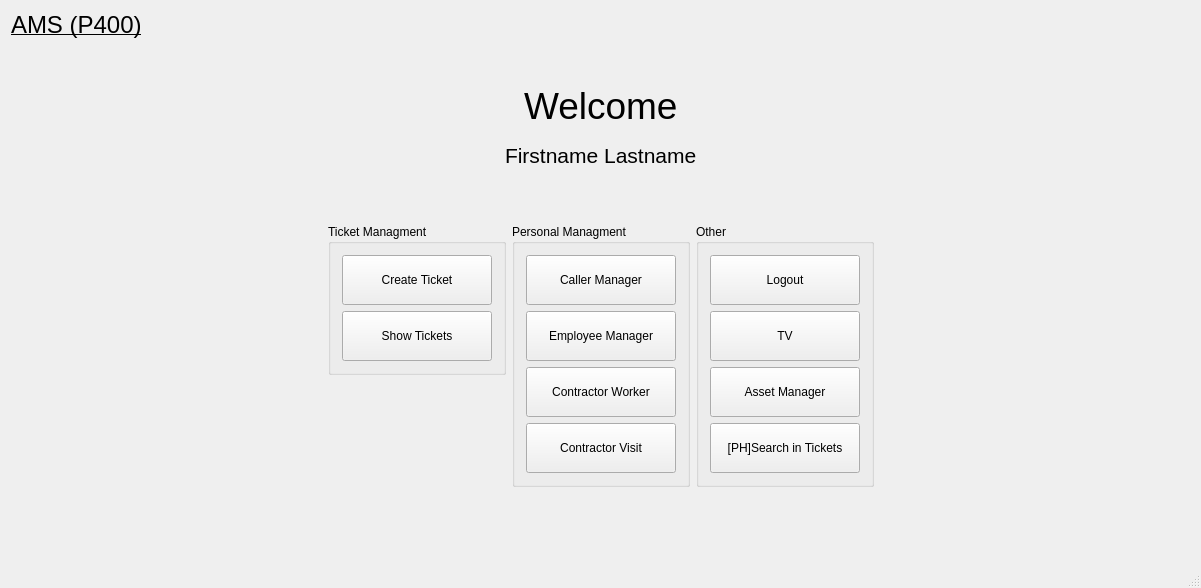
<?xml version="1.0" encoding="UTF-8"?>
<ui version="4.0">
 <class>AMSMainClass</class>
 <widget class="QMainWindow" name="AMSMainClass">
  <property name="geometry">
   <rect>
    <x>0</x>
    <y>0</y>
    <width>1201</width>
    <height>588</height>
   </rect>
  </property>
  <property name="windowTitle">
   <string>AMSMain</string>
  </property>
  <property name="windowIcon">
   <iconset resource="../../../ams.qrc">
    <normaloff>:/icons/resources/icons/AMS4.png</normaloff>:/icons/resources/icons/AMS4.png</iconset>
  </property>
  <widget class="QWidget" name="centralWidget">
   <layout class="QGridLayout" name="gridLayout">
    <property name="leftMargin">
     <number>0</number>
    </property>
    <property name="topMargin">
     <number>0</number>
    </property>
    <property name="rightMargin">
     <number>0</number>
    </property>
    <property name="bottomMargin">
     <number>0</number>
    </property>
    <property name="spacing">
     <number>0</number>
    </property>
    <item row="0" column="0">
     <widget class="QStackedWidget" name="stackedWidget">
      <property name="currentIndex">
       <number>1</number>
      </property>
      <widget class="QWidget" name="page_login">
       <layout class="QVBoxLayout" name="verticalLayout_4">
        <item>
         <layout class="QHBoxLayout" name="horizontalLayout">
          <item>
           <spacer name="horizontalSpacer_2">
            <property name="orientation">
             <enum>Qt::Orientation::Horizontal</enum>
            </property>
            <property name="sizeHint" stdset="0">
             <size>
              <width>40</width>
              <height>20</height>
             </size>
            </property>
           </spacer>
          </item>
          <item>
           <layout class="QVBoxLayout" name="verticalLayout_2" stretch="0,2,1,5">
            <property name="bottomMargin">
             <number>0</number>
            </property>
            <item>
             <layout class="QHBoxLayout" name="horizontalLayout_13">
              <property name="topMargin">
               <number>20</number>
              </property>
              <item>
               <spacer name="horizontalSpacer_8">
                <property name="orientation">
                 <enum>Qt::Orientation::Horizontal</enum>
                </property>
                <property name="sizeHint" stdset="0">
                 <size>
                  <width>40</width>
                  <height>20</height>
                 </size>
                </property>
               </spacer>
              </item>
              <item>
               <widget class="QLabel" name="label_4">
                <property name="sizePolicy">
                 <sizepolicy hsizetype="Preferred" vsizetype="Preferred">
                  <horstretch>0</horstretch>
                  <verstretch>0</verstretch>
                 </sizepolicy>
                </property>
                <property name="minimumSize">
                 <size>
                  <width>0</width>
                  <height>1</height>
                 </size>
                </property>
                <property name="maximumSize">
                 <size>
                  <width>300</width>
                  <height>120</height>
                 </size>
                </property>
                <property name="sizeIncrement">
                 <size>
                  <width>0</width>
                  <height>0</height>
                 </size>
                </property>
                <property name="styleSheet">
                 <string notr="true">background-image: url(:/logos/resources/logos/Bauerngut_Logo_klein.png);</string>
                </property>
                <property name="text">
                 <string/>
                </property>
                <property name="textFormat">
                 <enum>Qt::TextFormat::MarkdownText</enum>
                </property>
                <property name="pixmap">
                 <pixmap resource="../../../ams.qrc">:/logos/resources/logos/Bauerngut_Logo_klein.png</pixmap>
                </property>
                <property name="scaledContents">
                 <bool>true</bool>
                </property>
                <property name="alignment">
                 <set>Qt::AlignmentFlag::AlignCenter</set>
                </property>
                <property name="wordWrap">
                 <bool>false</bool>
                </property>
               </widget>
              </item>
              <item>
               <spacer name="horizontalSpacer_9">
                <property name="orientation">
                 <enum>Qt::Orientation::Horizontal</enum>
                </property>
                <property name="sizeHint" stdset="0">
                 <size>
                  <width>40</width>
                  <height>20</height>
                 </size>
                </property>
               </spacer>
              </item>
             </layout>
            </item>
            <item>
             <spacer name="verticalSpacer">
              <property name="orientation">
               <enum>Qt::Orientation::Vertical</enum>
              </property>
              <property name="sizeHint" stdset="0">
               <size>
                <width>20</width>
                <height>40</height>
               </size>
              </property>
             </spacer>
            </item>
            <item>
             <widget class="QGroupBox" name="groupBox">
              <property name="font">
               <font>
                <pointsize>11</pointsize>
               </font>
              </property>
              <property name="title">
               <string>Login</string>
              </property>
              <layout class="QVBoxLayout" name="verticalLayout">
               <property name="bottomMargin">
                <number>9</number>
               </property>
               <item>
                <widget class="QLabel" name="label_2">
                 <property name="text">
                  <string>Username:</string>
                 </property>
                </widget>
               </item>
               <item>
                <widget class="QLineEdit" name="le_userName"/>
               </item>
               <item>
                <widget class="QLabel" name="label_3">
                 <property name="text">
                  <string>Password:</string>
                 </property>
                </widget>
               </item>
               <item>
                <widget class="QLineEdit" name="le_password">
                 <property name="echoMode">
                  <enum>QLineEdit::EchoMode::Password</enum>
                 </property>
                </widget>
               </item>
               <item>
                <widget class="QPushButton" name="pb_login">
                 <property name="text">
                  <string>Login</string>
                 </property>
                </widget>
               </item>
              </layout>
             </widget>
            </item>
            <item>
             <spacer name="verticalSpacer_2">
              <property name="orientation">
               <enum>Qt::Orientation::Vertical</enum>
              </property>
              <property name="sizeHint" stdset="0">
               <size>
                <width>20</width>
                <height>40</height>
               </size>
              </property>
             </spacer>
            </item>
           </layout>
          </item>
          <item>
           <spacer name="horizontalSpacer_3">
            <property name="orientation">
             <enum>Qt::Orientation::Horizontal</enum>
            </property>
            <property name="sizeHint" stdset="0">
             <size>
              <width>40</width>
              <height>20</height>
             </size>
            </property>
           </spacer>
          </item>
         </layout>
        </item>
        <item>
         <layout class="QHBoxLayout" name="horizontalLayout_4">
          <item>
           <layout class="QVBoxLayout" name="verticalLayout_27">
            <property name="rightMargin">
             <number>0</number>
            </property>
            <item>
             <spacer name="verticalSpacer_15">
              <property name="orientation">
               <enum>Qt::Orientation::Vertical</enum>
              </property>
              <property name="sizeType">
               <enum>QSizePolicy::Policy::Preferred</enum>
              </property>
              <property name="sizeHint" stdset="0">
               <size>
                <width>2</width>
                <height>1</height>
               </size>
              </property>
             </spacer>
            </item>
            <item>
             <widget class="QPushButton" name="pb_About">
              <property name="text">
               <string>About</string>
              </property>
             </widget>
            </item>
           </layout>
          </item>
          <item>
           <spacer name="horizontalSpacer">
            <property name="orientation">
             <enum>Qt::Orientation::Horizontal</enum>
            </property>
            <property name="sizeHint" stdset="0">
             <size>
              <width>40</width>
              <height>20</height>
             </size>
            </property>
           </spacer>
          </item>
          <item>
           <layout class="QVBoxLayout" name="verticalLayout_3">
            <property name="rightMargin">
             <number>0</number>
            </property>
            <item>
             <widget class="QLabel" name="lb_developerInformation">
              <property name="minimumSize">
               <size>
                <width>20</width>
                <height>20</height>
               </size>
              </property>
              <property name="text">
               <string/>
              </property>
             </widget>
            </item>
            <item>
             <widget class="QLabel" name="lb_versionInformation">
              <property name="minimumSize">
               <size>
                <width>20</width>
                <height>20</height>
               </size>
              </property>
              <property name="text">
               <string/>
              </property>
             </widget>
            </item>
           </layout>
          </item>
         </layout>
        </item>
       </layout>
      </widget>
      <widget class="QWidget" name="page_main">
       <layout class="QVBoxLayout" name="verticalLayout_15">
        <item>
         <layout class="QHBoxLayout" name="horizontalLayout_9">
          <property name="topMargin">
           <number>0</number>
          </property>
          <item>
           <widget class="QLabel" name="lb_Mainpage">
            <property name="font">
             <font>
              <family>Arial</family>
              <pointsize>18</pointsize>
              <underline>true</underline>
             </font>
            </property>
            <property name="text">
             <string>AMS (P400)</string>
            </property>
           </widget>
          </item>
          <item>
           <spacer name="horizontalSpacer_10">
            <property name="orientation">
             <enum>Qt::Orientation::Horizontal</enum>
            </property>
            <property name="sizeHint" stdset="0">
             <size>
              <width>40</width>
              <height>20</height>
             </size>
            </property>
           </spacer>
          </item>
          <item>
           <widget class="QLabel" name="label_17">
            <property name="sizePolicy">
             <sizepolicy hsizetype="Preferred" vsizetype="Preferred">
              <horstretch>0</horstretch>
              <verstretch>0</verstretch>
             </sizepolicy>
            </property>
            <property name="minimumSize">
             <size>
              <width>0</width>
              <height>1</height>
             </size>
            </property>
            <property name="maximumSize">
             <size>
              <width>70</width>
              <height>25</height>
             </size>
            </property>
            <property name="sizeIncrement">
             <size>
              <width>0</width>
              <height>0</height>
             </size>
            </property>
            <property name="styleSheet">
             <string notr="true">background-image: url(:/logos/resources/logos/Bauerngut_Logo_klein.png);</string>
            </property>
            <property name="text">
             <string/>
            </property>
            <property name="textFormat">
             <enum>Qt::TextFormat::MarkdownText</enum>
            </property>
            <property name="pixmap">
             <pixmap resource="../../../ams.qrc">:/logos/resources/logos/Bauerngut_Logo_klein.png</pixmap>
            </property>
            <property name="scaledContents">
             <bool>true</bool>
            </property>
            <property name="alignment">
             <set>Qt::AlignmentFlag::AlignCenter</set>
            </property>
            <property name="wordWrap">
             <bool>false</bool>
            </property>
           </widget>
          </item>
          <item>
           <layout class="QVBoxLayout" name="verticalLayout_10">
            <property name="topMargin">
             <number>0</number>
            </property>
           </layout>
          </item>
         </layout>
        </item>
        <item>
         <layout class="QHBoxLayout" name="horizontalLayout_17">
          <property name="topMargin">
           <number>40</number>
          </property>
          <item>
           <spacer name="horizontalSpacer_16">
            <property name="orientation">
             <enum>Qt::Orientation::Horizontal</enum>
            </property>
            <property name="sizeHint" stdset="0">
             <size>
              <width>40</width>
              <height>20</height>
             </size>
            </property>
           </spacer>
          </item>
          <item>
           <widget class="QLabel" name="lb_welcome">
            <property name="font">
             <font>
              <family>Arial</family>
              <pointsize>28</pointsize>
             </font>
            </property>
            <property name="text">
             <string>Welcome</string>
            </property>
           </widget>
          </item>
          <item>
           <spacer name="horizontalSpacer_17">
            <property name="orientation">
             <enum>Qt::Orientation::Horizontal</enum>
            </property>
            <property name="sizeHint" stdset="0">
             <size>
              <width>40</width>
              <height>20</height>
             </size>
            </property>
           </spacer>
          </item>
         </layout>
        </item>
        <item>
         <layout class="QHBoxLayout" name="horizontalLayout_19">
          <property name="topMargin">
           <number>10</number>
          </property>
          <property name="rightMargin">
           <number>0</number>
          </property>
          <property name="bottomMargin">
           <number>50</number>
          </property>
          <item>
           <spacer name="horizontalSpacer_14">
            <property name="orientation">
             <enum>Qt::Orientation::Horizontal</enum>
            </property>
            <property name="sizeHint" stdset="0">
             <size>
              <width>40</width>
              <height>20</height>
             </size>
            </property>
           </spacer>
          </item>
          <item>
           <widget class="QLabel" name="lb_Firstname_Lastname">
            <property name="font">
             <font>
              <family>Arial</family>
              <pointsize>16</pointsize>
             </font>
            </property>
            <property name="text">
             <string>Firstname Lastname</string>
            </property>
           </widget>
          </item>
          <item>
           <spacer name="horizontalSpacer_15">
            <property name="orientation">
             <enum>Qt::Orientation::Horizontal</enum>
            </property>
            <property name="sizeHint" stdset="0">
             <size>
              <width>40</width>
              <height>20</height>
             </size>
            </property>
           </spacer>
          </item>
         </layout>
        </item>
        <item>
         <layout class="QHBoxLayout" name="horizontalLayout_2">
          <item>
           <spacer name="horizontalSpacer_5">
            <property name="orientation">
             <enum>Qt::Orientation::Horizontal</enum>
            </property>
            <property name="sizeHint" stdset="0">
             <size>
              <width>40</width>
              <height>20</height>
             </size>
            </property>
           </spacer>
          </item>
          <item>
           <layout class="QVBoxLayout" name="verticalLayout_8">
            <item>
             <widget class="QGroupBox" name="groupBox_5">
              <property name="title">
               <string>Ticket Managment</string>
              </property>
              <layout class="QVBoxLayout" name="verticalLayout_9">
               <item>
                <widget class="QPushButton" name="pb_createTicket">
                 <property name="minimumSize">
                  <size>
                   <width>150</width>
                   <height>50</height>
                  </size>
                 </property>
                 <property name="text">
                  <string>Create Ticket</string>
                 </property>
                </widget>
               </item>
               <item>
                <widget class="QPushButton" name="pb_showTicket">
                 <property name="minimumSize">
                  <size>
                   <width>150</width>
                   <height>50</height>
                  </size>
                 </property>
                 <property name="text">
                  <string>Show Tickets</string>
                 </property>
                </widget>
               </item>
              </layout>
             </widget>
            </item>
            <item>
             <spacer name="verticalSpacer_6">
              <property name="orientation">
               <enum>Qt::Orientation::Vertical</enum>
              </property>
              <property name="sizeHint" stdset="0">
               <size>
                <width>20</width>
                <height>40</height>
               </size>
              </property>
             </spacer>
            </item>
           </layout>
          </item>
          <item>
           <layout class="QVBoxLayout" name="verticalLayout_11">
            <item>
             <widget class="QGroupBox" name="groupBox_6">
              <property name="title">
               <string>Personal Managment</string>
              </property>
              <layout class="QVBoxLayout" name="verticalLayout_12">
               <item>
                <widget class="QPushButton" name="pb_p1_callerMgr">
                 <property name="minimumSize">
                  <size>
                   <width>150</width>
                   <height>50</height>
                  </size>
                 </property>
                 <property name="text">
                  <string>Caller Manager</string>
                 </property>
                </widget>
               </item>
               <item>
                <widget class="QPushButton" name="pb_p1_employeeMgr">
                 <property name="minimumSize">
                  <size>
                   <width>150</width>
                   <height>50</height>
                  </size>
                 </property>
                 <property name="text">
                  <string>Employee Manager</string>
                 </property>
                </widget>
               </item>
               <item>
                <widget class="QPushButton" name="pb_contractorWorker">
                 <property name="minimumSize">
                  <size>
                   <width>150</width>
                   <height>50</height>
                  </size>
                 </property>
                 <property name="text">
                  <string>Contractor Worker</string>
                 </property>
                </widget>
               </item>
               <item>
                <widget class="QPushButton" name="pb_p1_contractorVisit">
                 <property name="minimumSize">
                  <size>
                   <width>150</width>
                   <height>50</height>
                  </size>
                 </property>
                 <property name="text">
                  <string>Contractor Visit</string>
                 </property>
                </widget>
               </item>
              </layout>
             </widget>
            </item>
            <item>
             <spacer name="verticalSpacer_7">
              <property name="orientation">
               <enum>Qt::Orientation::Vertical</enum>
              </property>
              <property name="sizeHint" stdset="0">
               <size>
                <width>20</width>
                <height>40</height>
               </size>
              </property>
             </spacer>
            </item>
           </layout>
          </item>
          <item>
           <layout class="QVBoxLayout" name="verticalLayout_13">
            <item>
             <widget class="QGroupBox" name="groupBox_7">
              <property name="title">
               <string>Other</string>
              </property>
              <layout class="QVBoxLayout" name="verticalLayout_14">
               <item>
                <widget class="QPushButton" name="pb_logout">
                 <property name="minimumSize">
                  <size>
                   <width>150</width>
                   <height>50</height>
                  </size>
                 </property>
                 <property name="text">
                  <string>Logout</string>
                 </property>
                </widget>
               </item>
               <item>
                <widget class="QPushButton" name="pb_showTV">
                 <property name="minimumSize">
                  <size>
                   <width>150</width>
                   <height>50</height>
                  </size>
                 </property>
                 <property name="text">
                  <string>TV</string>
                 </property>
                </widget>
               </item>
               <item>
                <widget class="QPushButton" name="pb_assetManager">
                 <property name="minimumSize">
                  <size>
                   <width>150</width>
                   <height>50</height>
                  </size>
                 </property>
                 <property name="text">
                  <string>Asset Manager</string>
                 </property>
                </widget>
               </item>
               <item>
                <widget class="QPushButton" name="pb_ticketSearch">
                 <property name="minimumSize">
                  <size>
                   <width>150</width>
                   <height>50</height>
                  </size>
                 </property>
                 <property name="toolTip">
                  <string>currently no function</string>
                 </property>
                 <property name="text">
                  <string>[PH]Search in Tickets</string>
                 </property>
                </widget>
               </item>
              </layout>
             </widget>
            </item>
            <item>
             <spacer name="verticalSpacer_8">
              <property name="orientation">
               <enum>Qt::Orientation::Vertical</enum>
              </property>
              <property name="sizeHint" stdset="0">
               <size>
                <width>20</width>
                <height>40</height>
               </size>
              </property>
             </spacer>
            </item>
           </layout>
          </item>
          <item>
           <spacer name="horizontalSpacer_6">
            <property name="orientation">
             <enum>Qt::Orientation::Horizontal</enum>
            </property>
            <property name="sizeHint" stdset="0">
             <size>
              <width>40</width>
              <height>20</height>
             </size>
            </property>
           </spacer>
          </item>
         </layout>
        </item>
       </layout>
      </widget>
      <widget class="QWidget" name="page_external_widget">
       <layout class="QVBoxLayout" name="verticalLayout_16" stretch="0,10">
        <property name="spacing">
         <number>0</number>
        </property>
        <property name="leftMargin">
         <number>0</number>
        </property>
        <property name="topMargin">
         <number>0</number>
        </property>
        <property name="rightMargin">
         <number>0</number>
        </property>
        <property name="bottomMargin">
         <number>0</number>
        </property>
        <item>
         <layout class="QHBoxLayout" name="horizontalLayout_3">
          <property name="leftMargin">
           <number>9</number>
          </property>
          <property name="topMargin">
           <number>9</number>
          </property>
          <property name="rightMargin">
           <number>9</number>
          </property>
          <property name="bottomMargin">
           <number>9</number>
          </property>
          <item>
           <spacer name="horizontalSpacer_7">
            <property name="orientation">
             <enum>Qt::Orientation::Horizontal</enum>
            </property>
            <property name="sizeHint" stdset="0">
             <size>
              <width>40</width>
              <height>20</height>
             </size>
            </property>
           </spacer>
          </item>
          <item>
           <widget class="QPushButton" name="pb_backToMainpage">
            <property name="text">
             <string> Back to AMS Mainpage</string>
            </property>
           </widget>
          </item>
         </layout>
        </item>
        <item>
         <layout class="QVBoxLayout" name="vl_page_external_widget"/>
        </item>
       </layout>
      </widget>
     </widget>
    </item>
   </layout>
  </widget>
  <widget class="QStatusBar" name="statusBar"/>
 </widget>
 <layoutdefault spacing="6" margin="11"/>
 <resources>
  <include location="../../../ams.qrc"/>
 </resources>
 <connections/>
</ui>
